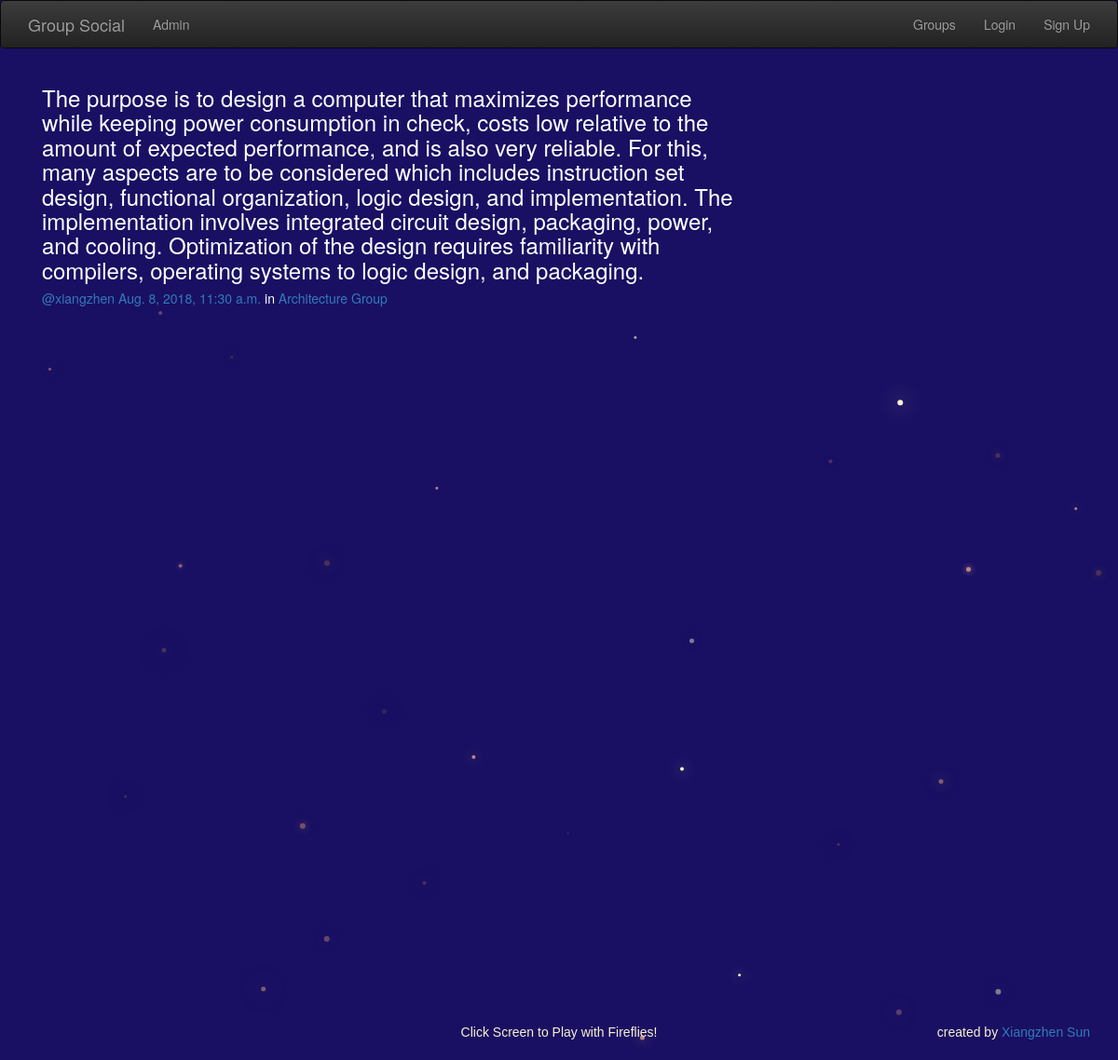
/posts/by/xiangzhen/16/, run on the app's committed database.
### posts/models.py (models this page shows, shortened)
class Post(models.Model):
    user = models.ForeignKey(User, related_name='posts', on_delete=models.CASCADE)
    created_at = models.DateTimeField(auto_now=True) #automatically set post time to now()
    message = models.TextField()
    message_html = models.TextField(editable=False)
    group = models.ForeignKey(Group, related_name='posts', null=True, blank=True, on_delete=models.CASCADE)
    class Meta:
        ordering = ['-created_at']
        unique_together = ['user','message']

### groups/models.py (models this page shows, shortened)
class Group(models.Model):
    name = models.CharField(max_length=255, unique=True)
    slug = models.SlugField(allow_unicode=True, unique=True) #url code does not have to be all ascii: as long as unicode
    description = models.TextField(blank=True, default='')
    description_html = models.TextField(editable=False, default='', blank=True)
    members = models.ManyToManyField(User, through='GroupMember')
    class Meta:
        ordering = ['name']

### posts/views.py (the view)
# urls.py: re_path(r'^by/(?P<username>[-\w]+)/(?P<pk>\d+)/$', views.PostDetail.as_view(), name='single'),
class PostDetail(SelectRelatedMixin, generic.detail.DetailView):
    model = models.Post
    select_related = ('user','group')
    def get_queryset(self):
        queryset = super().get_queryset()
        return queryset.filter(user__username__iexact=self.kwargs.get('username'))

### posts/templates/posts/post_detail.html
{% extends "posts/post_base.html" %}
{% block post_content %}
<div class="col-md-8">
  {% include "posts/_post.html" %}
</div>
{% endblock %}

### posts/templates/posts/_post.html (shortened to what this page needs)
<div class="post media">
  <h3>{{post.message_html|safe}}</h3>
  <div class="media-body">
    <h5 class="media-heading">
      <span class="username">
        <a href="{% url 'posts:for_user' username=post.user.username %}">@{{post.user.username}}</a>
      </span>
      <time class="time">
        <a href="{% url 'posts:single' username=post.user.username pk=post.pk %}">{{post.created_at}}</a>
      </time>
      {% if post.group %}
      <span class="group-name">in <a href="#">{{post.group.name}}</a></span>
      {% endif %}
    </h5>
  </div>
</div>

### static/simplesocial/css/master.css (style rules this page uses)
html, body { height: 100%; width: 100%; overflow: scroll; background-color: #191063; color: white; margin: 0; }

### data on the page
Post: message_html "The purpose is to design a computer that maximizes performance while keeping power consumption in check, costs low relative to the amount of expected performance, and is also very reliable. For this, many aspects are to be considered which includes instruction set design, functional organization, logic design, and implementation. The implementation involves integrated circuit design, packaging, power, and cooling. Optimization of the design requires familiarity with compilers, operating systems to logic design, and packaging.", user.username "xiangzhen", created_at "Aug. 8, 2018, 11:30 a.m.", group.name "Architecture Group"
